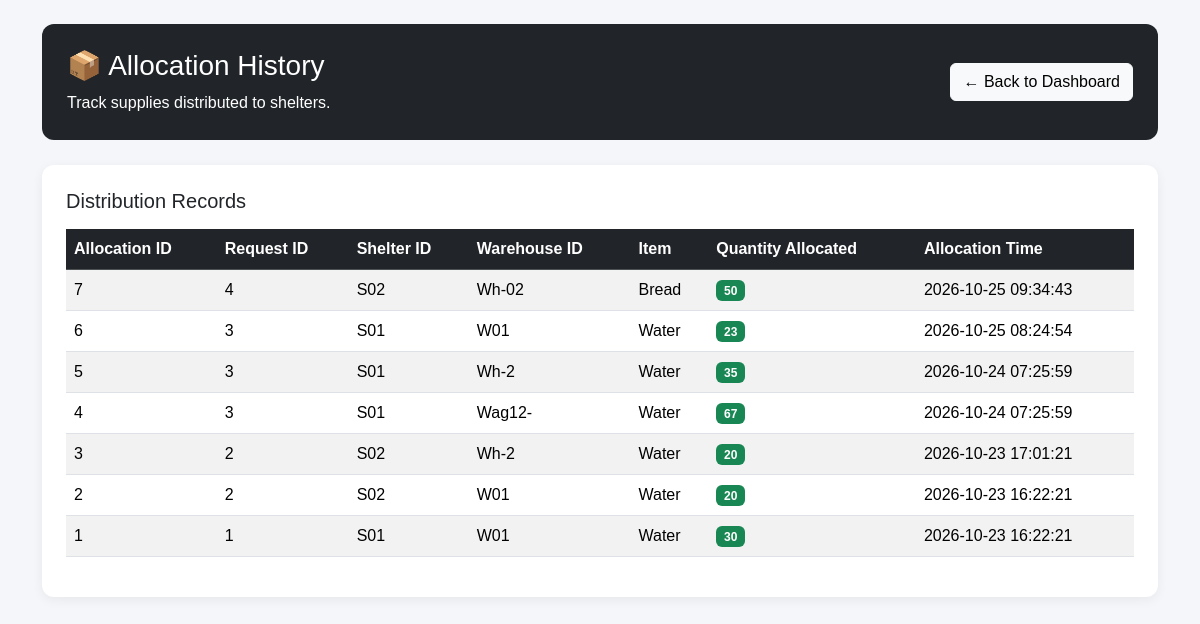
Screenshot of /allocation_history with the database file from the repository.
### tables this page shows
CREATE TABLE allocation_logs(
                allocation_id INTEGER PRIMARY KEY AUTOINCREMENT,
                request_id INTEGER,
                shelter_id TEXT,
                warehouse_id TEXT,
                item TEXT,
                quantity_allocated INTEGER,
                allocation_time TEXT
        );

### app.py (the view)
@app.route("/allocation_history")
def allocation_history():
    history = db.get_allocation_history()
    return render_template("allocation_history.html", history=history)

### db.py (called while the page is built)
def get_allocation_history():
    conn = sqlite3.connect(DB_Name)
    cursor = conn.cursor()
    cursor.execute("""
        SELECT
            allocation_logs.allocation_id,
            allocation_logs.request_id,
            allocation_logs.shelter_id,
            allocation_logs.warehouse_id,
            allocation_logs.item,
            allocation_logs.quantity_allocated,
            allocation_logs.allocation_time
        FROM allocation_logs
        ORDER BY allocation_logs.allocation_id DESC
    """)
    history = cursor.fetchall()
    conn.close()
    return history

### templates/allocation_history.html (shortened to what this page needs)
<!DOCTYPE html>
<html lang="en">
<head>
    <link href="https://cdn.jsdelivr.net/npm/bootstrap@5.3.3/dist/css/bootstrap.min.css" rel="stylesheet">
</head>
<body>
    <div class="container py-4">
        <div class="page-header d-flex justify-content-between align-items-center flex-wrap gap-3">
            <div>
                <h1 class="h3 mb-2">📦 Allocation History</h1>
                <p class="mb-0">Track supplies distributed to shelters.</p>
            </div>
            <a href="{{ url_for('home') }}" class="btn btn-light">
                ← Back to Dashboard
            </a>
        </div>
        <div class="history-card">
            <h2 class="h5 mb-3">Distribution Records</h2>
            {% if history %}
            <div class="table-responsive">
                <table class="table table-striped table-hover align-middle">
                    <thead class="table-dark">
                        <tr>
                            <th>Allocation ID</th>
                            <th>Request ID</th>
                            <th>Shelter ID</th>
                            <th>Warehouse ID</th>
                            <th>Item</th>
                            <th>Quantity Allocated</th>
                            <th>Allocation Time</th>
                        </tr>
                    </thead>
                    <tbody>
                        {% for record in history %}
                        <tr>
                            <td>{{ record[0] }}</td>
                            <td>{{ record[1] }}</td>
                            <td>{{ record[2] }}</td>
                            <td>{{ record[3] }}</td>
                            <td>{{ record[4] }}</td>
                            <td><span class="badge bg-success">{{ record[5] }}</span></td>
                            <td>{{ record[6] }}</td>
                        </tr>
                        {% endfor %}
                    </tbody>
                </table>
            </div>
            {% else %}
            <div class="alert alert-info mb-0">
                No allocation records yet. Allocate supplies from the dashboard to see records here.
            </div>
            {% endif %}
        </div>
    </div>
</body>
</html>

### templates/allocation_history.html (style rules this page uses)
body { background-color: #f4f6f9; font-family: Arial, sans-serif; }
.page-header { background: #212529; color: white; padding: 25px; border-radius: 12px; margin-bottom: 25px; }
.history-card { background: white; border-radius: 12px; padding: 24px; box-shadow: 0 3px 12px rgba(0, 0, 0, 0.06); }
.table th { white-space: nowrap; }

### rows the page displays
allocation_logs: allocation_id "7", request "4", shelter "S02", warehouse "Wh-02", item "Bread", quantity_allocated "50", allocation_time "2026-10-25 09:34:43"
allocation_logs: allocation_id "6", request "3", shelter "S01", warehouse "W01", item "Water", quantity_allocated "23", allocation_time "2026-10-25 08:24:54"
allocation_logs: allocation_id "5", request "3", shelter "S01", warehouse "Wh-2", item "Water", quantity_allocated "35", allocation_time "2026-10-24 07:25:59"
allocation_logs: allocation_id "4", request "3", shelter "S01", warehouse "Wag12-", item "Water", quantity_allocated "67", allocation_time "2026-10-24 07:25:59"
allocation_logs: allocation_id "3", request "2", shelter "S02", warehouse "Wh-2", item "Water", quantity_allocated "20", allocation_time "2026-10-23 17:01:21"
allocation_logs: allocation_id "2", request "2", shelter "S02", warehouse "W01", item "Water", quantity_allocated "20", allocation_time "2026-10-23 16:22:21"
allocation_logs: allocation_id "1", request "1", shelter "S01", warehouse "W01", item "Water", quantity_allocated "30", allocation_time "2026-10-23 16:22:21"
